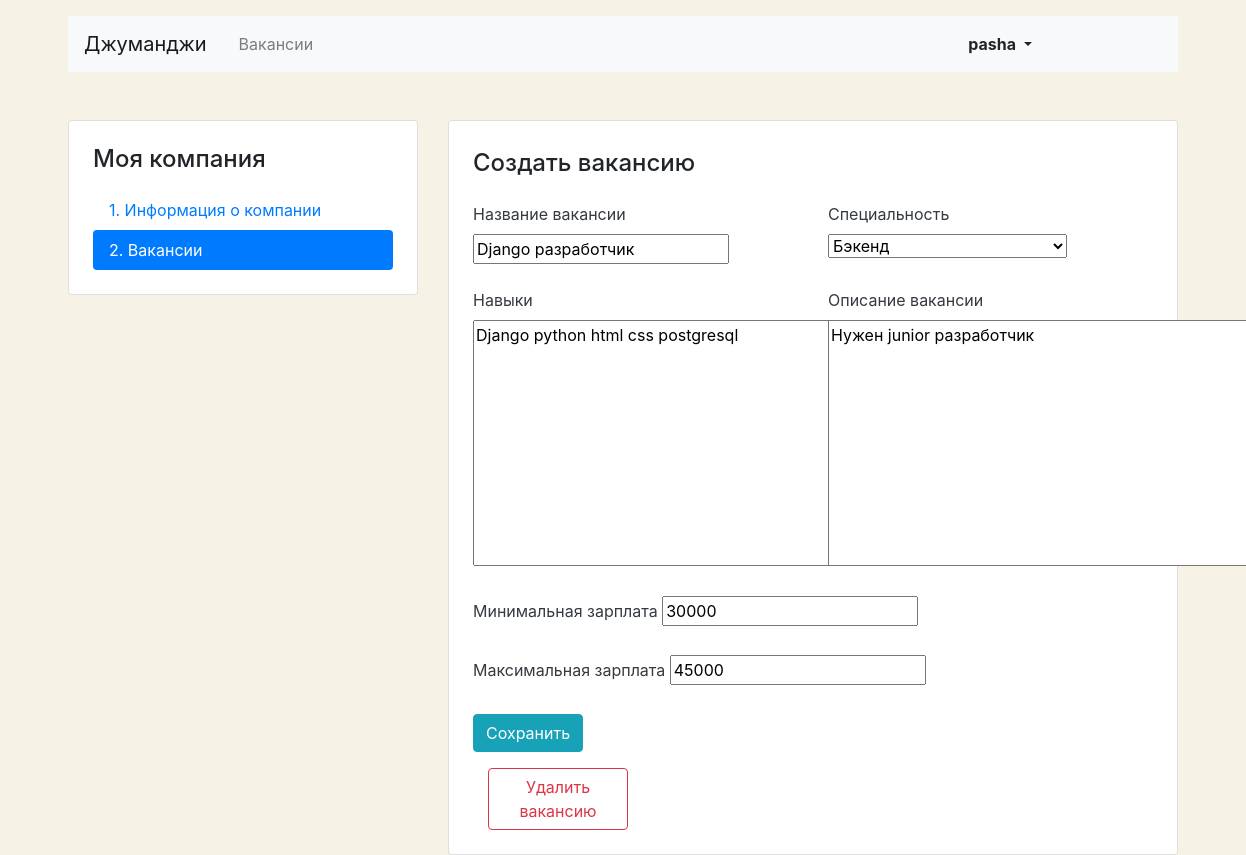
The page /mycompany/vacancies/13/update (signed in) on the database its author committed.
### Jobs/models.py (models this page shows, shortened)
class User(AbstractUser):
    pass

class Vacansy(models.Model):
    title = models.CharField(max_length=64)
    specialty = models.ForeignKey(Specialty, on_delete=models.CASCADE, related_name='vacancies')
    company = models.ForeignKey(Company, on_delete=models.CASCADE, related_name='vacancies')
    skills = models.TextField()
    description = models.TextField()
    salary_min = models.IntegerField()
    salary_max = models.IntegerField()
    published_at = models.DateField(auto_now=False, auto_now_add=True)

### Jobs/companies/views.py (the view, shortened to what this page needs)
# urls.py: path('vacancies/<int:pk>/update', company_vacancy_update, name='company_vacancy_update'),
@login_required(login_url=reverse_lazy('login'))
def company_vacancy_update(request, pk):
    vacancy = Vacansy.objects.select_related('specialty').filter(id=pk, company__owner=request.user).first()
    if vacancy:
        if request.method == 'GET':
            data = {
                'title': vacancy.title,
                'specialty': vacancy.specialty,
                'skills': vacancy.skills,
                'description': vacancy.description,
                'salary_min': vacancy.salary_min,
                'salary_max': vacancy.salary_max
            }
            form = VacancyCreateForm(initial=data)
            return render(request, 'companies/company_vacancy_update.html', context={'form': form,
                                                                                     'pk': pk})
    else:
        raise Http404
    return render(request, 'companies/company_vacancy_update.html')

### Jobs/forms.py (shortened to what this page needs)
class VacancyCreateForm(forms.ModelForm):
    specialty = forms.ModelChoiceField(queryset=Specialty.objects.all(), empty_label='Специальность не выбрана')
    class Meta:
        model = Vacansy
        fields = ('title', 'specialty', 'skills', 'description', 'salary_min', 'salary_max')

### Jobs/models.py (called while the page is built)
    def __str__(self):
        return f'{self.title}'

### JorbJobs/templates/companies/company_vacancy_update.html (shortened to what this page needs)
{% extends 'base.html' %}
{% block content %}
    <div class="row mt-5">
      <div class="col-12 col-lg-4">
        <aside class="pt-3 pb-4 px-4 mb-5 card">
          <h1 class="h4 pt-2 pb-2">Моя компания</h1>
          <div class="nav flex-column nav-pills">
            <a class="nav-link" href="{% url 'my_company' %}">1. Информация о&nbsp;компании</a>
            <a class="nav-link active" href="{% url 'company_vacancies' %}">2. Вакансии</a>
          </div>
        </aside>
      </div>
      <div class="col-12 col-lg-8">
        <div class="card">
          <div class="card-body px-4 pb-4">
            <section class="tab-pane fade show active">
              <h2 class="h4 pt-2 pb-3">Создать вакансию</h2>
              <form action="{% url 'company_vacancy_update' pk %}" method="post">
                <div class="row">
                  <div class="col-12 col-md-6">
                    <div class="form-group pb-2">
                      <label class="mb-2 text-dark" for="{{ form.title.id_for_label }}">Название вакансии</label>
                      {{ form.title }}
                    </div>
                  </div>
                  <div class="col-12 col-md-6">
                    <label class="mb-2 text-dark" for="{{ form.specialty.id_for_label }}">Специальность</label>
                    {{ form.specialty }}
                  </div>
                </div>
                <div class="row">
                  <div class="col-12 col-md-6">
                    <div class="form-group pb-2">
                      <label class="mb-2 text-dark" for="{{ form.skills.id_form_label }}">Навыки</label>
                      {{ form.skills }}
                    </div>
                  </div>
                  <div class="col-12 col-md-6">
                    <div class="form-group pb-2">
                      <label class="mb-2 text-dark" for="{{ form.description.id_for_label }}">Описание вакансии</label>
                      {{ form.description }}
                    </div>
                  </div>
                </div>
                <div class="form-group pb-2">
                  <label class="mb-2 text-dark" for="{{form.salary_min.id_for_label}}">Минимальная зарплата</label>
                  {{ form.salary_min }}
                </div>
                <div class="form-group pb-2">
                  <label class="mb-2 text-dark" for="{{form.salary_min.id_for_label}}">Максимальная зарплата</label>
                  {{ form.salary_max }}
                </div>
                <div class="form-group">
                  <input type="submit" class="btn btn-info" value="Сохранить">
                </div>
                <div class=" col-md-4 col-lg-3 d-flex align-items-end">
                  <a href="{% url 'company_vacancy_delete' pk %}" class="btn align-items-start btn-outline-danger">Удалить вакансию</a>
                </div>
              </form>
            </section>
          </div>
        </div>
      </div>
    </div>
{% endblock %}

### JorbJobs/templates/base.html (shortened to what this page needs)
<!DOCTYPE html>
<html lang="ru">
<head>
  <link rel="stylesheet" href="https://stackpath.bootstrapcdn.com/bootstrap/4.3.1/css/bootstrap.min.css">
</head>
<body>
  <header class="container mt-3">
    <nav class="navbar navbar-expand-lg navbar-light bg-light">
      <a class="navbar-brand mr-4" href="{% url 'home' %}">Джуманджи</a>
      <div class="collapse navbar-collapse justify-content-between" id="navbarNav">
        <ul class="navbar-nav col-10">
          <li class="nav-item">
            <a class="nav-link" href="{% url 'all_vacancies' %}">Вакансии</a>
          </li>
        </ul>
        <ul class="navbar-nav col-2 justify-content-end">
          <li class="nav-item active">
            {% if user.is_authenticated %}
            <ul class="navbar-nav col-2 justify-content-end">
                <li class="nav-item active">
                  <div class="btn-group">
                    <button type="button" class="btn dropdown-toggle font-weight-bold" data-toggle="dropdown" aria-haspopup="true" aria-expanded="false">
                      {{ request.user }}
                    </button>
                  </div>
                </li>
             </ul>
            {% else %}
            <a href="{% url 'login' %}" class="nav-link font-weight-bold">Вход</a>
            {% endif %}
          </li>
        </ul>
      </div>
    </nav>
  </header>
  <main class="container mt-3">
      {% block content %}
      {% endblock %}
  </main>
</body>
</html>

### JorbJobs/templates/companies/company_vacancy_update.html (style rules this page uses)
body { background-color: #F6F2E6; }

### rows shown on the page
User: user "pasha"
Vacansy: title "Django разработчик", specialty "Бэкенд", skills "Django python html css postgresql", description "Нужен junior разработчик", salary_min "30000", salary_max "45000"
